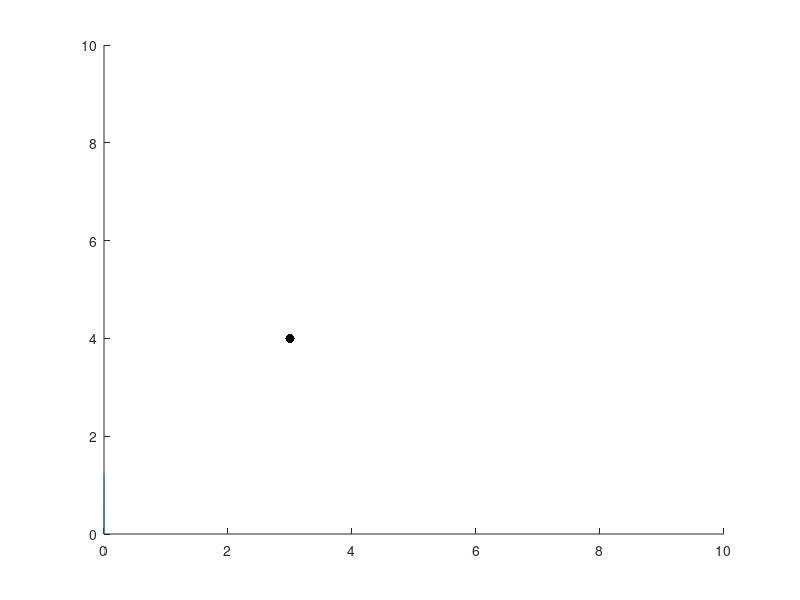

Write MATLAB code to recreate this figure.
clear all;
close all;
clc;

%% LQR

% Initialization
p = [3;4;0;0]; % if angle is zero -> not solvable
dt = 0.01;
N = 100;
l = 1:N;
x = zeros(4,length(l));
x(:,1) = [0;0;pi/2;0];
u = zeros(2,length(l));

Q = eye(4,4);
R = 0.01*eye(2,2);
P = cell(1,N);
Qf = Q;
P{N} = Qf;

% LQR algorithm
for t=1:N-1
    A = [1,0,0,dt*cos(x(3,t));
         0,1,0,dt*sin(x(3,t));
         0,0,1,0;
         0,0,0,1];
    B = [1/2*dt^2*cos(x(3,t)),0;
         1/2*dt^2*sin(x(3,t)),0;
         0,1/2*dt^2;
         dt,0];
    for i=N:-1:2
        P{i-1} = Q+A'*P{i}*A-A'*P{i}*B*inv(R+B'*P{i}*B)*B'*P{i}*A;
    end
    K = inv(R+B'*P{t+1}*B)*B'*P{t+1}*A; % non usiamo P(1)?
    u(:,t) = -K*(x(:,t)-p);
    x(:,t+1) = A*x(:,t) + B*u(:,t);
    fprintf('---------------------------------------------------------\n')
    fprintf('Time instant %d\n', t)
    fprintf('Actual State: [%d, %d, %d]\n', x(1,t), x(2,t), x(3,t));
    fprintf('Desired State: [%d, %d, %d]\n', p(1), p(2), p(3));
    fprintf('Error: %d\n', sqrt((x(1,t)-p(1))^2+(x(2,t)-p(2))^2));
end

%% Plots

figure(1), clf, hold on;
plot(p(1), p(2),'k.','MarkerSize',20);
plot(x(1,:), x(2,:));
xlim([0 10])
ylim([0 10])